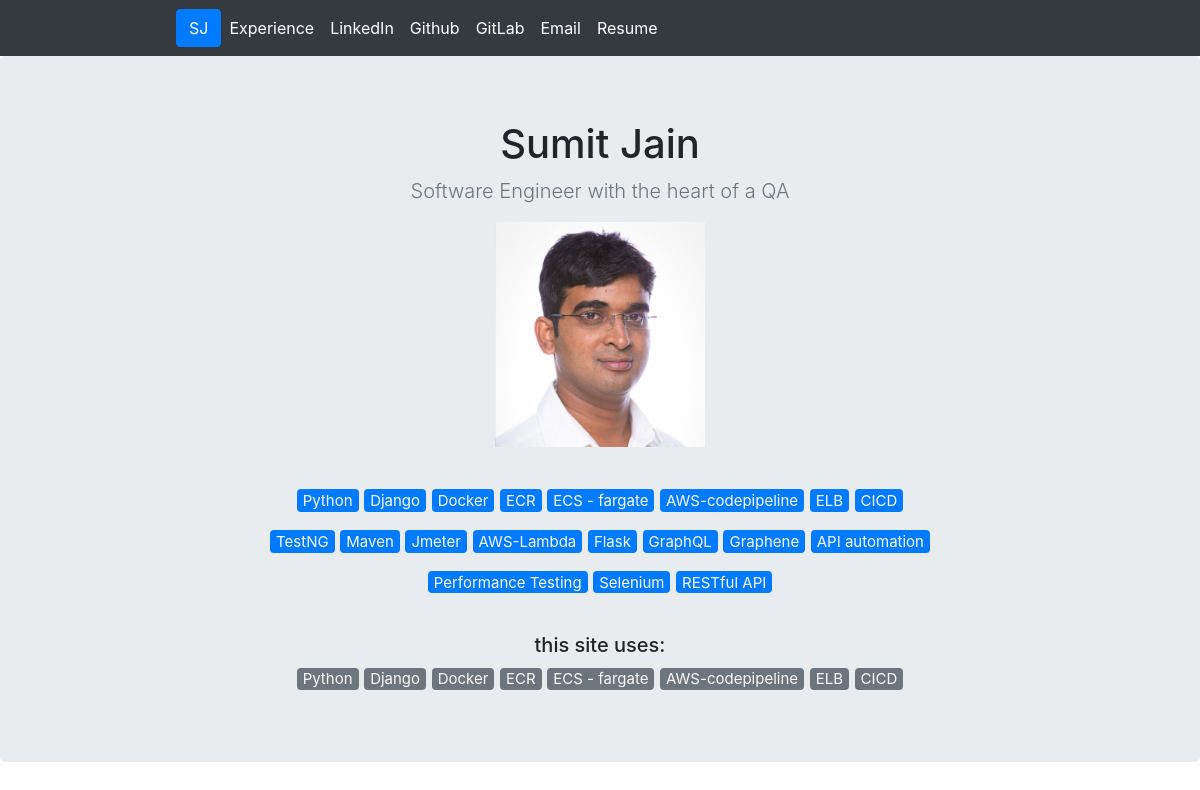
/, run on an earlier commit of the app's database.
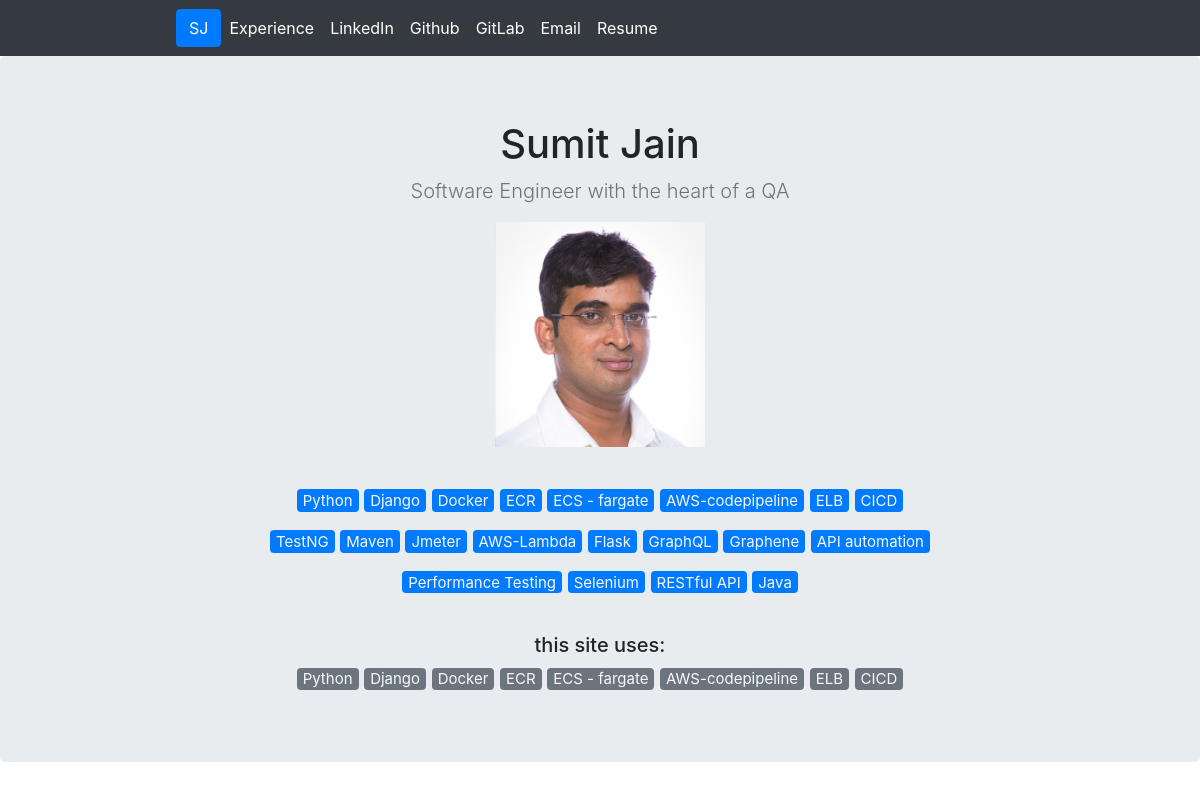
And on a later commit of the database.
### app/models.py (models this page shows)
class Skill(models.Model):
    name = models.CharField(max_length=50, blank=True)

### app/views.py (the view)
# urls.py: path('', views.home, name='sumit'),
def home(request):
    skills = Skill.objects
    return render(request, 'app/sumit.html', {"skills": skills})

### app/templates/app/sumit.html (shortened to what this page needs)
<!doctype html>
<html lang="en">
  <head>
    {% load static %}
    <link rel="stylesheet" href="https://stackpath.bootstrapcdn.com/bootstrap/4.1.0/css/bootstrap.min.css">
  </head>
  <body>
    <header>
      <nav class="navbar navbar-expand-lg navbar-dark bg-dark">
         <a  href="{% url 'sumit' %}" class="btn btn-primary" style="margin-left:10rem; float:right" >SJ</a>
          <div class="collapse navbar-collapse" id="navbarNav">
            <ul class="navbar-nav">
              <li class="nav-item active">
                <a class="nav-link" href="{% url 'jobs' %}" target="_blank">Experience <span class="sr-only">(current)</span></a>
              </li>
              <li class="nav-item active">
                <a class="nav-link" href="https://www.linkedin.com/in/sumitj/" target="_blank">LinkedIn</a>
              </li>
              <li class="nav-item active">
                <a class="nav-link" href="https://github.com/SumitJainUTD" target="_blank">Github</a>
              </li>
              <li class="nav-item active">
                <a class="nav-link" href="https://gitlab.com/SumitJain007" target="_blank">GitLab</a>
              </li>
                <li class="nav-item active">
                <a class="nav-link" href="mailto:SumitJain0612@gmail.com" target="_blank">Email</a>
              </li>
                <li class="nav-item active">
                <a class="nav-link" href="https://app.box.com/s/tbkpgxb3eeip4hk837zhwn4gtmtblwz8" target="_blank">Resume</a>
              </li>
            </ul>
          </div>
      </nav>
    </header>
    <main role="main">
      <section class="jumbotron text-center">
        <div class="container">
          <h1 class="jumbotron-heading">Sumit Jain</h1>
          <p class="lead text-muted">Software Engineer with the heart of a QA</p>
          <img src="{% static 'sjain.png' %}" height=225/>
            <p>
                <h5 style="font-weight:normal">
                    {% for skill in skills.all %}
                        <span style="font-weight:normal" class="badge bg-primary text-light">{{ skill.name}}</span>
                    {% endfor %}
                </h5>
            </p>
            <br>
                <h5>
                    this site uses:
                </h5>
             <h5 style="font-weight:normal">
                    <span style="font-weight:normal" class="lead badge bg-secondary text-light">Python</span>
                    <span style="font-weight:normal" class="badge bg-secondary text-light">Django</span>
                    <span style="font-weight:normal" class="badge bg-secondary text-light">Docker</span>
                    <span style="font-weight:normal" class="badge bg-secondary text-light">ECR</span>
                    <span style="font-weight:normal" class="badge bg-secondary text-light">ECS - fargate</span>
                    <span style="font-weight:normal" class="badge bg-secondary text-light">AWS-codepipeline</span>
                    <span style="font-weight:normal" class="badge bg-secondary text-light">ELB</span>
                    <span style="font-weight:normal" class="badge bg-secondary text-light">CICD</span>
                </h5>
        </div>
      </section>
    </main>
  </body>
</html>

What changed in the data, as far as the page shows it:
added Skill: name "Java"
